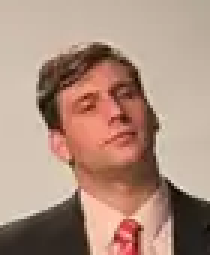
#> input picture tools/models/gaspi-cara-foto.png, 70 x 85 px (shown 3 times larger)
$ python cara-gaspi.py
#> lines starting #> are read from the running program, lines starting #| are printed output that depends on the picture
# Cara de Gaspi para pegar en la cabeza del modelo de artista (src/people.js, FACE): recorte de la
# foto (gaspi-cara-foto.png, los píxeles reales de la cara de src/gaspi.webp), enderezado, con los ojos
# y el mentón donde los espera la caja FACE, y con borde suave.
# Uso (desde la raíz): pip install numpy pillow && python3 tools/models/cara-gaspi.py 1.048 0.94 src/gaspi-face.webp
import sys, math, os
from PIL import Image, ImageFilter
import numpy as np
# los puntos de abajo (ojos) están medidos en la foto agrandada 6 veces
native = Image.open(os.path.join(os.path.dirname(__file__), 'gaspi-cara-foto.png')).convert('RGB')
#> native is the input picture: PIL image 70x85 RGB; mean R, G, B 174, 143.3, 127.3
S = np.asarray(native.resize((native.width * 6, native.height * 6), Image.BICUBIC)).astype(np.float32)
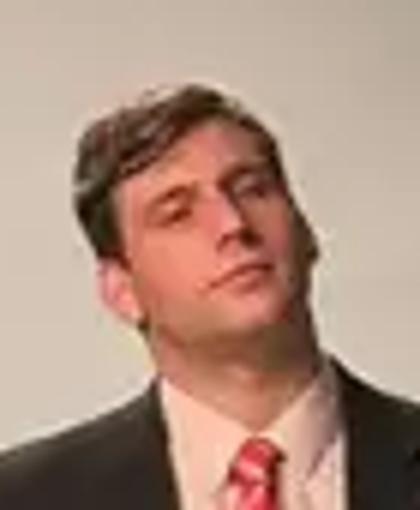
#> S: shape (510, 420, 3) float32; mean R, G, B 174, 143.3, 127.3
W = H = 256
sx, sy = float(sys.argv[1]) if len(sys.argv) > 1 else 1.1, float(sys.argv[2]) if len(sys.argv) > 2 else 0.9
eyeL, eyeR = np.array([175.0, 207.5]), np.array([250.0, 190.0])
M = (eyeL + eyeR) / 2
u = (eyeR - eyeL); u /= np.linalg.norm(u)
v = np.array([-u[1], u[0]])
ct = np.array([128.0, 119.2])
ty, tx = np.mgrid[0:H, 0:W].astype(np.float32)
px = M[0] + (tx - ct[0]) / sx * u[0] + (ty - ct[1]) / sy * v[0]
py = M[1] + (tx - ct[0]) / sx * u[1] + (ty - ct[1]) / sy * v[1]
# bilineal
x0 = np.clip(np.floor(px).astype(int), 0, S.shape[1] - 2); y0 = np.clip(np.floor(py).astype(int), 0, S.shape[0] - 2)
#> after `x0 = np.clip(np.floor(px).astype(int), 0, S.shape[1] - 2)`:
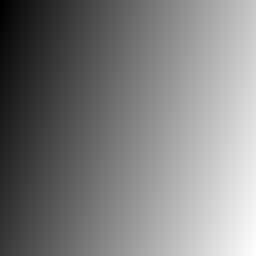
#> px: shape (256, 256) float32; min 69.09, max 359.2, mean 214.2; drawn with min black and max white
#> after `y0 = np.clip(np.floor(py).astype(int), 0, S.shape[0] - 2)`:
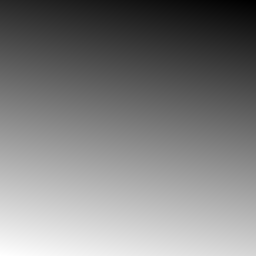
#> py: shape (256, 256) float32; min 43.54, max 372.1, mean 207.8; drawn with min black and max white
fx = np.clip(px - x0, 0, 1)[..., None]; fy = np.clip(py - y0, 0, 1)[..., None]
c = S[y0, x0] * (1 - fx) * (1 - fy) + S[y0, x0 + 1] * fx * (1 - fy) + S[y0 + 1, x0] * (1 - fx) * fy + S[y0 + 1, x0 + 1] * fx * fy
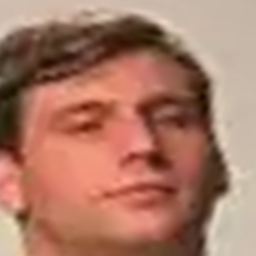
#> c: shape (256, 256, 3) float64; mean R, G, B 169.7, 120.6, 101.6
# borde: elipse con fundido
ex, ey, rx, ry, fe = 123, 138, 92, 114, 22
d = np.sqrt(((tx - ex) / rx) ** 2 + ((ty - ey) / ry) ** 2)
a = np.clip((1 - d) * min(rx, ry) / fe, 0, 1)
a = a * a * (3 - 2 * a)
# un poco menos roja que la foto (de lejos parecía insolado): menos saturación, un toque más clara
gray = c.mean(axis=2, keepdims=True)
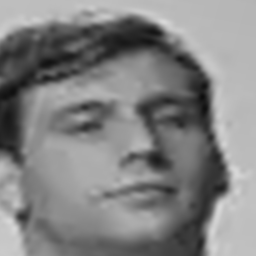
#> gray: shape (256, 256, 1) float64; min 13.51, max 216.9, mean 130.6
c = gray + (c - gray) * 0.8
c = c * 1.04 + 4
img = Image.fromarray(np.dstack([np.clip(c, 0, 255), a * 255]).astype(np.uint8), 'RGBA')
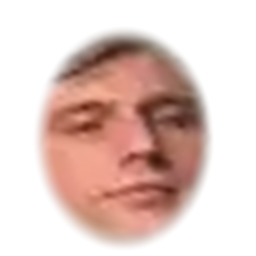
#> img: PIL image 256x256 RGBA; mean R, G, B, A 171.8, 131, 115.2, 99.6; transparent parts drawn white
out = sys.argv[3] if len(sys.argv) > 3 else 'gaspi-face-tex.png'
img.save(out, 'WEBP', quality=92, method=6) if out.endswith('.webp') else img.save(out)
# tono de piel: mejillas y frente
pts = [(ct[0] - 40, ct[1] + 40), (ct[0] + 40, ct[1] + 40), (ct[0], ct[1] - 45)]
cols = [c[int(y) - 6:int(y) + 6, int(x) - 6:int(x) + 6].reshape(-1, 3).mean(0) for x, y in pts]
#> cols = [[240.2, 165.9, 144.7], [128.4, 74.25, 59.49], [218.1, 145.3, 129.5]]
print('piel', ['#%02x%02x%02x' % tuple(int(v) for v in k) for k in cols], '#%02x%02x%02x' % tuple(int(v) for v in np.mean(cols, 0)))
#| piel ['#f0a590', '#804a3b', '#da9181'] #c3806f

$ run again, with src/gaspi.webp saved as tools/models/gaspi-cara-foto.png
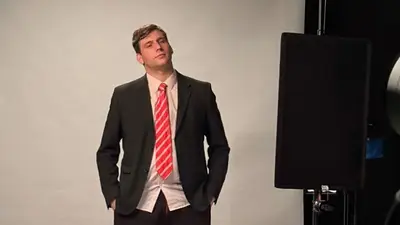
#> input picture src/gaspi.webp, 400 x 225 px
#> native is the input picture: PIL image 400x225 RGB; mean R, G, B 119.8, 106.6, 98
#> `c = S[y0, x0] * (1 - fx) * (1 - fy) + S[y0, x0 + 1] * fx * (1 - fy) + ..`:
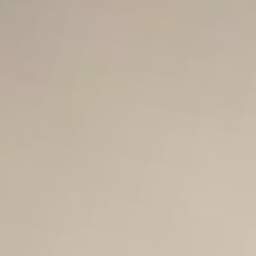
#> c: shape (256, 256, 3) float64; mean R, G, B 195.5, 182.3, 166.3
#> `img = Image.fromarray(np.dstack([np.clip(c, 0, 255), a * 255]).astype(..`:
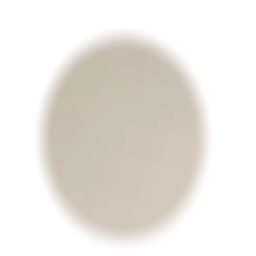
#> img: PIL image 256x256 RGBA; mean R, G, B, A 203.8, 192.9, 179.6, 99.6; transparent parts drawn white
#> cols = [[205, 194.2, 180.9], [210.1, 199.3, 186], [201.5, 190.1, 176.6]]
#| piel ['#ccc2b4', '#d2c7b9', '#c9beb0'] #cdc2b5
